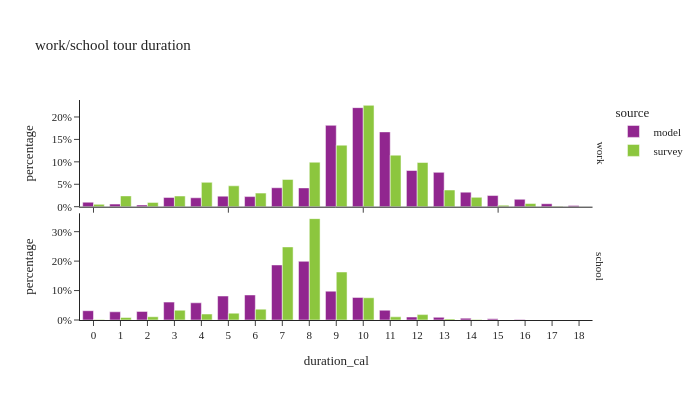

Notebook cell for this chart:
### Code cell
ws_tour_data['duration_cal'] = ws_tour_data['end'] - ws_tour_data['start']

df_plot = ws_tour_data.groupby(['source','tour_type','duration_cal'],observed=True)[['tour_weight']].sum().reset_index()
df_plot['percentage'] = df_plot.groupby(['tour_type','source'], group_keys=False)['tour_weight']. \
    apply(lambda x: x / float(x.sum()))

fig = px.bar(df_plot, x="duration_cal", y="percentage", color="source",barmode="group",
             facet_row='tour_type',
             title="work/school tour duration")
fig.for_each_annotation(lambda a: a.update(text = a.text.split("=")[-1]))
fig.update_layout(height=400, width=700, font=dict(size=11), yaxis1=dict(tickformat=".0%"), yaxis2=dict(tickformat=".0%", matches=None), xaxis=dict(dtick="1"))
fig.show()

### Figure 1 — Plotly figure (JSON) as saved in the notebook; plotly's stock layout.template omitted (floating-point values rounded to 4 significant figures)
{"data": [{"alignmentgroup": "True", "hovertemplate": "source=model<br>tour_type=work<br>duration_cal=%{x}<br>percentage=%{y}<extra></extra>", "legendgroup": "model", "marker": {"color": "#91268F", "pattern": {"shape": ""}}, "name": "model", "offsetgroup": "model", "orientation": "v", "showlegend": true, "textposition": "auto", "type": "bar", "x": [0.0, 1.0, 2.0, 3.0, 4.0, 5.0, 6.0, 7.0, 8.0, 9.0, 10.0, 11.0, 12.0, 13.0, 14.0, 15.0, 16.0, 17.0, 18.0], "xaxis": "x2", "y": [0.01006, 0.005831, 0.003835, 0.02066, 0.01989, 0.02356, 0.02253, 0.04228, 0.04192, 0.1814, 0.2208, 0.1668, 0.08067, 0.07654, 0.03248, 0.02488, 0.01648, 0.006646, 0.002799], "yaxis": "y2"}, {"alignmentgroup": "True", "hovertemplate": "source=model<br>tour_type=school<br>duration_cal=%{x}<br>percentage=%{y}<extra></extra>", "legendgroup": "model", "marker": {"color": "#91268F", "pattern": {"shape": ""}}, "name": "model", "offsetgroup": "model", "orientation": "v", "showlegend": false, "textposition": "auto", "type": "bar", "x": [0.0, 1.0, 2.0, 3.0, 4.0, 5.0, 6.0, 7.0, 8.0, 9.0, 10.0, 11.0, 12.0, 13.0, 14.0, 15.0, 16.0, 17.0, 18.0], "xaxis": "x", "y": [0.03154, 0.0278, 0.02919, 0.06072, 0.05837, 0.08141, 0.08505, 0.1869, 0.1993, 0.0979, 0.07675, 0.03326, 0.01015, 0.009151, 0.006342, 0.003865, 0.001899, 0.0003642, 2.728e-05], "yaxis": "y"}, {"alignmentgroup": "True", "hovertemplate": "source=survey<br>tour_type=work<br>duration_cal=%{x}<br>percentage=%{y}<extra></extra>", "legendgroup": "survey", "marker": {"color": "#8CC63E", "pattern": {"shape": ""}}, "name": "survey", "offsetgroup": "survey", "orientation": "v", "showlegend": true, "textposition": "auto", "type": "bar", "x": [0.0, 1.0, 2.0, 3.0, 4.0, 5.0, 6.0, 7.0, 8.0, 9.0, 10.0, 11.0, 12.0, 13.0, 14.0, 15.0, 16.0, 17.0], "xaxis": "x2", "y": [0.005238, 0.0241, 0.009603, 0.02386, 0.05431, 0.04657, 0.03029, 0.06078, 0.09919, 0.1372, 0.226, 0.1149, 0.09849, 0.03723, 0.02088, 0.003319, 0.007154, 0.000916], "yaxis": "y2"}, {"alignmentgroup": "True", "hovertemplate": "source=survey<br>tour_type=school<br>duration_cal=%{x}<br>percentage=%{y}<extra></extra>", "legendgroup": "survey", "marker": {"color": "#8CC63E", "pattern": {"shape": ""}}, "name": "survey", "offsetgroup": "survey", "orientation": "v", "showlegend": false, "textposition": "auto", "type": "bar", "x": [0.0, 1.0, 2.0, 3.0, 4.0, 5.0, 6.0, 7.0, 8.0, 9.0, 10.0, 11.0, 12.0, 13.0, 14.0, 15.0], "xaxis": "x", "y": [0.001414, 0.008552, 0.01105, 0.03326, 0.02029, 0.0232, 0.03692, 0.2482, 0.3442, 0.1631, 0.07555, 0.01072, 0.01827, 0.003609, 0.001357, 0.0003437], "yaxis": "y"}], "layout": {"annotations": [{"font": {}, "showarrow": false, "text": "school", "textangle": 90, "x": 0.98, "xanchor": "left", "xref": "paper", "y": 0.2425, "yanchor": "middle", "yref": "paper"}, {"font": {}, "showarrow": false, "text": "work", "textangle": 90, "x": 0.98, "xanchor": "left", "xref": "paper", "y": 0.7575, "yanchor": "middle", "yref": "paper"}], "barmode": "group", "font": {"size": 11}, "height": 400, "legend": {"title": {"text": "source"}, "tracegroupgap": 0}, "title": {"text": "work/school tour duration"}, "width": 700, "xaxis": {"anchor": "y", "domain": [0.0, 0.98], "dtick": "1", "title": {"text": "duration_cal"}}, "xaxis2": {"anchor": "y2", "domain": [0.0, 0.98], "matches": "x", "showticklabels": false}, "yaxis": {"anchor": "x", "domain": [0.0, 0.485], "tickformat": ".0%", "title": {"text": "percentage"}}, "yaxis2": {"anchor": "x2", "domain": [0.515, 1.0], "tickformat": ".0%", "title": {"text": "percentage"}}}}
